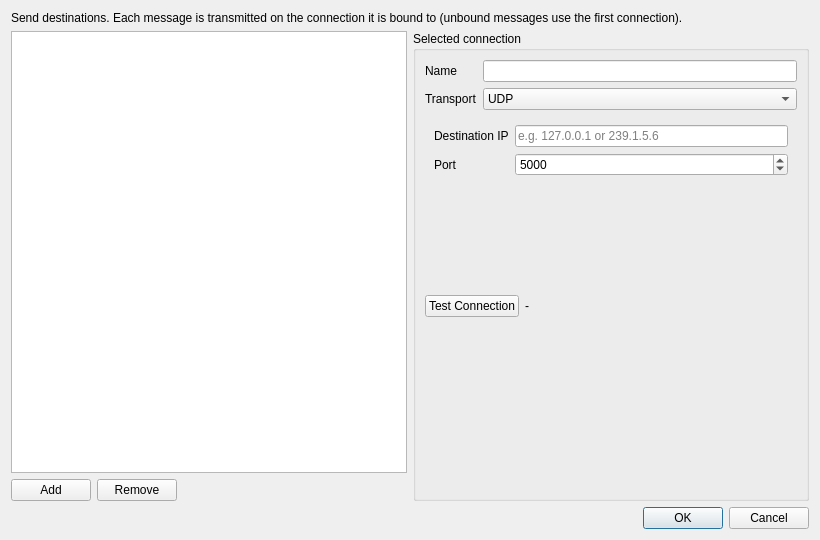
<?xml version="1.0" encoding="UTF-8"?>
<ui version="4.0">
 <class>SimConnectionsDialog</class>
 <widget class="QDialog" name="SimConnectionsDialog">
  <property name="geometry">
   <rect>
    <x>0</x>
    <y>0</y>
    <width>820</width>
    <height>540</height>
   </rect>
  </property>
  <property name="windowTitle">
   <string>Configure Connections</string>
  </property>
  <layout class="QVBoxLayout" name="rootLayout">
   <item>
    <widget class="QLabel" name="lblHeading">
     <property name="text">
      <string>Send destinations. Each message is transmitted on the connection it is bound to (unbound messages use the first connection).</string>
     </property>
     <property name="wordWrap">
      <bool>true</bool>
     </property>
    </widget>
   </item>
   <item>
    <layout class="QHBoxLayout" name="bodyLayout">
     <item>
      <layout class="QVBoxLayout" name="leftLayout">
       <item>
        <widget class="QTableWidget" name="tblConnections">
         <property name="minimumSize">
          <size>
           <width>360</width>
           <height>0</height>
          </size>
         </property>
        </widget>
       </item>
       <item>
        <layout class="QHBoxLayout" name="listButtonsLayout">
         <item>
          <widget class="QPushButton" name="btnAddConnection">
           <property name="text">
            <string>Add</string>
           </property>
          </widget>
         </item>
         <item>
          <widget class="QPushButton" name="btnRemoveConnection">
           <property name="text">
            <string>Remove</string>
           </property>
          </widget>
         </item>
         <item>
          <spacer name="listButtonsSpacer">
           <property name="orientation">
            <enum>Qt::Horizontal</enum>
           </property>
           <property name="sizeHint" stdset="0">
            <size>
             <width>40</width>
             <height>20</height>
            </size>
           </property>
          </spacer>
         </item>
        </layout>
       </item>
      </layout>
     </item>
     <item>
      <widget class="QGroupBox" name="grpEditor">
       <property name="title">
        <string>Selected connection</string>
       </property>
       <layout class="QVBoxLayout" name="editorLayout">
        <item>
         <layout class="QFormLayout" name="editorForm">
          <item row="0" column="0">
           <widget class="QLabel" name="lblName">
            <property name="text">
             <string>Name</string>
            </property>
           </widget>
          </item>
          <item row="0" column="1">
           <widget class="QLineEdit" name="txtName"/>
          </item>
          <item row="1" column="0">
           <widget class="QLabel" name="lblTransport">
            <property name="text">
             <string>Transport</string>
            </property>
           </widget>
          </item>
          <item row="1" column="1">
           <widget class="QComboBox" name="cmbTransport">
            <item>
             <property name="text">
              <string>UDP</string>
             </property>
            </item>
            <item>
             <property name="text">
              <string>TCP</string>
             </property>
            </item>
            <item>
             <property name="text">
              <string>Serial</string>
             </property>
            </item>
           </widget>
          </item>
         </layout>
        </item>
        <item>
         <widget class="QStackedWidget" name="stackTransport">
          <property name="currentIndex">
           <number>0</number>
          </property>
          <widget class="QWidget" name="pageUdp">
           <layout class="QFormLayout" name="udpForm">
            <item row="0" column="0">
             <widget class="QLabel" name="lblUdpIp">
              <property name="text">
               <string>Destination IP</string>
              </property>
             </widget>
            </item>
            <item row="0" column="1">
             <widget class="QLineEdit" name="txtUdpIp">
              <property name="placeholderText">
               <string>e.g. 127.0.0.1 or 239.1.5.6</string>
              </property>
             </widget>
            </item>
            <item row="1" column="0">
             <widget class="QLabel" name="lblUdpPort">
              <property name="text">
               <string>Port</string>
              </property>
             </widget>
            </item>
            <item row="1" column="1">
             <widget class="QSpinBox" name="spinUdpPort">
              <property name="minimum">
               <number>1</number>
              </property>
              <property name="maximum">
               <number>65535</number>
              </property>
              <property name="value">
               <number>5000</number>
              </property>
             </widget>
            </item>
           </layout>
          </widget>
          <widget class="QWidget" name="pageTcp">
           <layout class="QFormLayout" name="tcpForm">
            <item row="0" column="0">
             <widget class="QLabel" name="lblTcpHost">
              <property name="text">
               <string>Host</string>
              </property>
             </widget>
            </item>
            <item row="0" column="1">
             <widget class="QLineEdit" name="txtTcpHost">
              <property name="placeholderText">
               <string>e.g. 127.0.0.1</string>
              </property>
             </widget>
            </item>
            <item row="1" column="0">
             <widget class="QLabel" name="lblTcpPort">
              <property name="text">
               <string>Port</string>
              </property>
             </widget>
            </item>
            <item row="1" column="1">
             <widget class="QSpinBox" name="spinTcpPort">
              <property name="minimum">
               <number>1</number>
              </property>
              <property name="maximum">
               <number>65535</number>
              </property>
              <property name="value">
               <number>5000</number>
              </property>
             </widget>
            </item>
           </layout>
          </widget>
          <widget class="QWidget" name="pageSerial">
           <layout class="QFormLayout" name="serialForm">
            <item row="0" column="0">
             <widget class="QLabel" name="lblSerialPort">
              <property name="text">
               <string>COM Port</string>
              </property>
             </widget>
            </item>
            <item row="0" column="1">
             <layout class="QHBoxLayout" name="serialPortLayout">
              <item>
               <widget class="QComboBox" name="cmbSerialPort">
                <property name="editable">
                 <bool>true</bool>
                </property>
               </widget>
              </item>
              <item>
               <widget class="QPushButton" name="btnRefreshSerialPorts">
                <property name="text">
                 <string>Refresh</string>
                </property>
               </widget>
              </item>
             </layout>
            </item>
            <item row="1" column="0">
             <widget class="QLabel" name="lblSerialBaud">
              <property name="text">
               <string>Baud</string>
              </property>
             </widget>
            </item>
            <item row="1" column="1">
             <widget class="QComboBox" name="cmbSerialBaud">
              <property name="editable">
               <bool>true</bool>
              </property>
              <item><property name="text"><string>9600</string></property></item>
              <item><property name="text"><string>19200</string></property></item>
              <item><property name="text"><string>38400</string></property></item>
              <item><property name="text"><string>57600</string></property></item>
              <item><property name="text"><string>115200</string></property></item>
             </widget>
            </item>
            <item row="2" column="0">
             <widget class="QLabel" name="lblSerialDataBits">
              <property name="text">
               <string>Data bits</string>
              </property>
             </widget>
            </item>
            <item row="2" column="1">
             <widget class="QComboBox" name="cmbSerialDataBits">
              <item><property name="text"><string>8</string></property></item>
              <item><property name="text"><string>7</string></property></item>
              <item><property name="text"><string>6</string></property></item>
              <item><property name="text"><string>5</string></property></item>
             </widget>
            </item>
            <item row="3" column="0">
             <widget class="QLabel" name="lblSerialParity">
              <property name="text">
               <string>Parity</string>
              </property>
             </widget>
            </item>
            <item row="3" column="1">
             <widget class="QComboBox" name="cmbSerialParity">
              <item><property name="text"><string>None</string></property></item>
              <item><property name="text"><string>Even</string></property></item>
              <item><property name="text"><string>Odd</string></property></item>
              <item><property name="text"><string>Mark</string></property></item>
              <item><property name="text"><string>Space</string></property></item>
             </widget>
            </item>
            <item row="4" column="0">
             <widget class="QLabel" name="lblSerialStopBits">
              <property name="text">
               <string>Stop bits</string>
              </property>
             </widget>
            </item>
            <item row="4" column="1">
             <widget class="QComboBox" name="cmbSerialStopBits">
              <item><property name="text"><string>1</string></property></item>
              <item><property name="text"><string>1.5</string></property></item>
              <item><property name="text"><string>2</string></property></item>
             </widget>
            </item>
           </layout>
          </widget>
         </widget>
        </item>
        <item>
         <layout class="QHBoxLayout" name="testLayout">
          <item>
           <widget class="QPushButton" name="btnTest">
            <property name="text">
             <string>Test Connection</string>
            </property>
           </widget>
          </item>
          <item>
           <widget class="QLabel" name="lblTestResult">
            <property name="text">
             <string>-</string>
            </property>
           </widget>
          </item>
          <item>
           <spacer name="testSpacer">
            <property name="orientation">
             <enum>Qt::Horizontal</enum>
            </property>
            <property name="sizeHint" stdset="0">
             <size>
              <width>40</width>
              <height>20</height>
             </size>
            </property>
           </spacer>
          </item>
         </layout>
        </item>
        <item>
         <spacer name="editorSpacer">
          <property name="orientation">
           <enum>Qt::Vertical</enum>
          </property>
          <property name="sizeHint" stdset="0">
           <size>
            <width>20</width>
            <height>40</height>
           </size>
          </property>
         </spacer>
        </item>
       </layout>
      </widget>
     </item>
    </layout>
   </item>
   <item>
    <widget class="QDialogButtonBox" name="buttonBox">
     <property name="standardButtons">
      <set>QDialogButtonBox::Cancel|QDialogButtonBox::Ok</set>
     </property>
    </widget>
   </item>
  </layout>
 </widget>
 <resources/>
 <connections/>
</ui>
